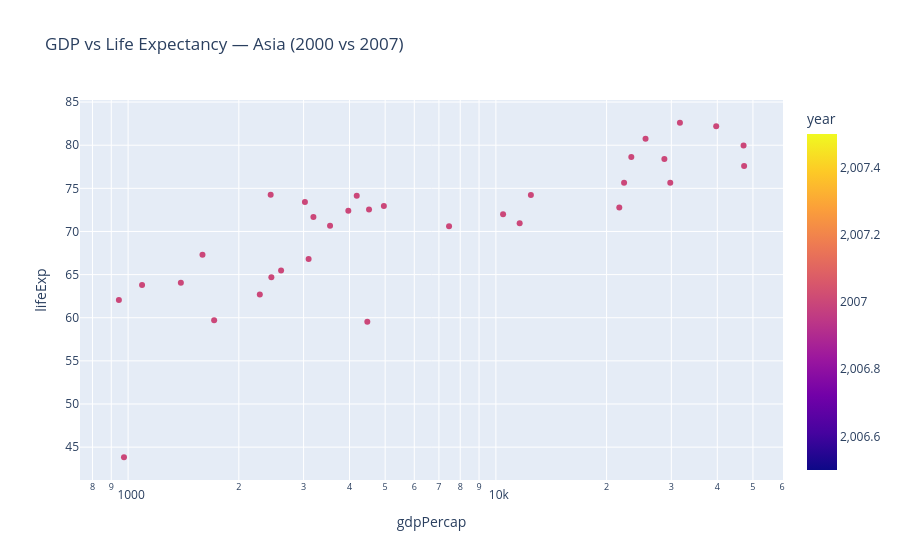

Notebook cell for this chart:
### Markdown cell above
## Task 1 — Scatter: life expectancy change over time

**What to build:** A scatter showing **GDP per capita vs life expectancy** for **two years** (2000 and 2007) to show how both moved — use **colour for year** (just 2 colours), **one continent only**.

Choose any continent except Africa (that was the example). Highlight the change direction.

> 💡 Filter: `df.loc[df['continent'] == 'YOUR_CHOICE']` then filter years

### Code cell
# Task 1
# YOUR CODE HERE
# --- Task 1 Solution ---

# 1) Filter continent + years
continent = "Asia"
years = [2000, 2007]

df_t1 = df.loc[
    (df["continent"] == continent) & 
    (df["year"].isin(years))
]

# 2) Scatter plot
fig1 = px.scatter(
    df_t1,
    x="gdpPercap",
    y="lifeExp",
    color="year",
    hover_name="country",
    log_x=True,
    title=f"GDP vs Life Expectancy — {continent} (2000 vs 2007)"
)

# 3) Add arrows showing direction of change for each country
df_2000 = df_t1[df_t1["year"] == 2000].set_index("country")
df_2007 = df_t1[df_t1["year"] == 2007].set_index("country")

for country in df_2000.index:
    fig1.add_annotation(
        x=df_2007.loc[country, "gdpPercap"],
        y=df_2007.loc[country, "lifeExp"],
        ax=df_2000.loc[country, "gdpPercap"],
        ay=df_2000.loc[country, "lifeExp"],
        xref="x", yref="y",
        axref="x", ayref="y",
        showarrow=True,
        arrowhead=2,
        arrowsize=1,
        arrowwidth=1
    )

fig1.show()

### Figure 1 — Plotly figure (JSON) as saved in the notebook; plotly's stock layout.template omitted (floating-point values rounded to 4 significant figures)
{"data": [{"hovertemplate": "<b>%{hovertext}</b><br><br>gdpPercap=%{x}<br>lifeExp=%{y}<br>year=%{marker.color}<extra></extra>", "hovertext": ["Afghanistan", "Bahrain", "Bangladesh", "Cambodia", "China", "Hong Kong, China", "India", "Indonesia", "Iran", "Iraq", "Israel", "Japan", "Jordan", "Korea, Dem. Rep.", "Korea, Rep.", "Kuwait", "Lebanon", "Malaysia", "Mongolia", "Myanmar", "Nepal", "Oman", "Pakistan", "Philippines", "Saudi Arabia", "Singapore", "Sri Lanka", "Syria", "Taiwan", "Thailand", "Vietnam", "West Bank and Gaza", "Yemen, Rep."], "legendgroup": "", "marker": {"color": [2007, 2007, 2007, 2007, 2007, 2007, 2007, 2007, 2007, 2007, 2007, 2007, 2007, 2007, 2007, 2007, 2007, 2007, 2007, 2007, 2007, 2007, 2007, 2007, 2007, 2007, 2007, 2007, 2007, 2007, 2007, 2007, 2007], "coloraxis": "coloraxis", "symbol": "circle"}, "mode": "markers", "name": "", "orientation": "v", "showlegend": false, "type": "scatter", "x": [974.6, 29800.0, 1391.0, 1714.0, 4959.0, 39720.0, 2452.0, 3541.0, 11610.0, 4471.0, 25520.0, 31660.0, 4519.0, 1593.0, 23350.0, 47310.0, 10460.0, 12450.0, 3096.0, 944.0, 1091.0, 22320.0, 2606.0, 3190.0, 21650.0, 47140.0, 3970.0, 4185.0, 28720.0, 7458.0, 2442.0, 3025.0, 2281.0], "xaxis": "x", "y": [43.83, 75.64, 64.06, 59.72, 72.96, 82.21, 64.7, 70.65, 70.96, 59.55, 80.75, 82.6, 72.53, 67.3, 78.62, 77.59, 71.99, 74.24, 66.8, 62.07, 63.78, 75.64, 65.48, 71.69, 72.78, 79.97, 72.4, 74.14, 78.4, 70.62, 74.25, 73.42, 62.7], "yaxis": "y"}], "layout": {"coloraxis": {"colorbar": {"title": {"text": "year"}}, "colorscale": [[0, "#0d0887"], [0.1111, "#46039f"], [0.2222, "#7201a8"], [0.3333, "#9c179e"], [0.4444, "#bd3786"], [0.5556, "#d8576b"], [0.6667, "#ed7953"], [0.7778, "#fb9f3a"], [0.8889, "#fdca26"], [1, "#f0f921"]]}, "legend": {"tracegroupgap": 0}, "title": {"text": "GDP vs Life Expectancy — Asia (2000 vs 2007)"}, "xaxis": {"anchor": "y", "domain": [0, 1], "title": {"text": "gdpPercap"}, "type": "log"}, "yaxis": {"anchor": "x", "domain": [0, 1], "title": {"text": "lifeExp"}}}}
